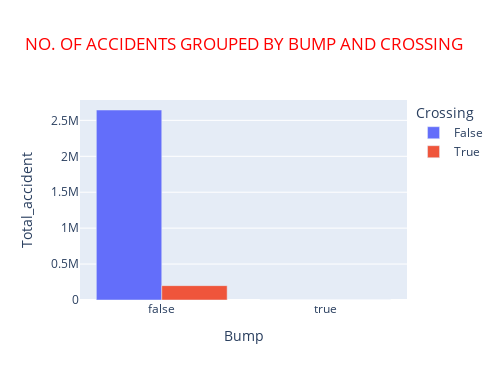

The notebook cell this image was saved under:
### Markdown cell above
**Grouping by Bump and Crossing and then checking the number of accidents**

### Code cell
bump_crossing=df.groupby(["Bump", "Crossing"])[["Total_accident"]].sum()
bump_crossing=bump_crossing.reset_index()
fig = px.bar(bump_crossing, x="Bump", y="Total_accident",
             color='Crossing', barmode='group', title='NO. OF ACCIDENTS GROUPED BY BUMP AND CROSSING')

fig.update_layout(title_font_color = "red", width=500, height=380)

### Figure 1 — Plotly figure (JSON) as saved in the notebook; plotly's stock layout.template omitted (floating-point values rounded to 4 significant figures)
{"data": [{"alignmentgroup": "True", "hovertemplate": "Crossing=False<br>Bump=%{x}<br>Total_accident=%{y}<extra></extra>", "legendgroup": "False", "marker": {"color": "#636efa", "pattern": {"shape": ""}}, "name": "False", "offsetgroup": "False", "orientation": "v", "showlegend": true, "textposition": "auto", "type": "bar", "x": [false, true], "xaxis": "x", "y": [2644364, 766], "yaxis": "y"}, {"alignmentgroup": "True", "hovertemplate": "Crossing=True<br>Bump=%{x}<br>Total_accident=%{y}<extra></extra>", "legendgroup": "True", "marker": {"color": "#EF553B", "pattern": {"shape": ""}}, "name": "True", "offsetgroup": "True", "orientation": "v", "showlegend": true, "textposition": "auto", "type": "bar", "x": [false, true], "xaxis": "x", "y": [199957, 255], "yaxis": "y"}], "layout": {"barmode": "group", "height": 380, "legend": {"title": {"text": "Crossing"}, "tracegroupgap": 0}, "title": {"font": {"color": "red"}, "text": "NO. OF ACCIDENTS GROUPED BY BUMP AND CROSSING"}, "width": 500, "xaxis": {"anchor": "y", "domain": [0, 1], "title": {"text": "Bump"}}, "yaxis": {"anchor": "x", "domain": [0, 1], "title": {"text": "Total_accident"}}}}
